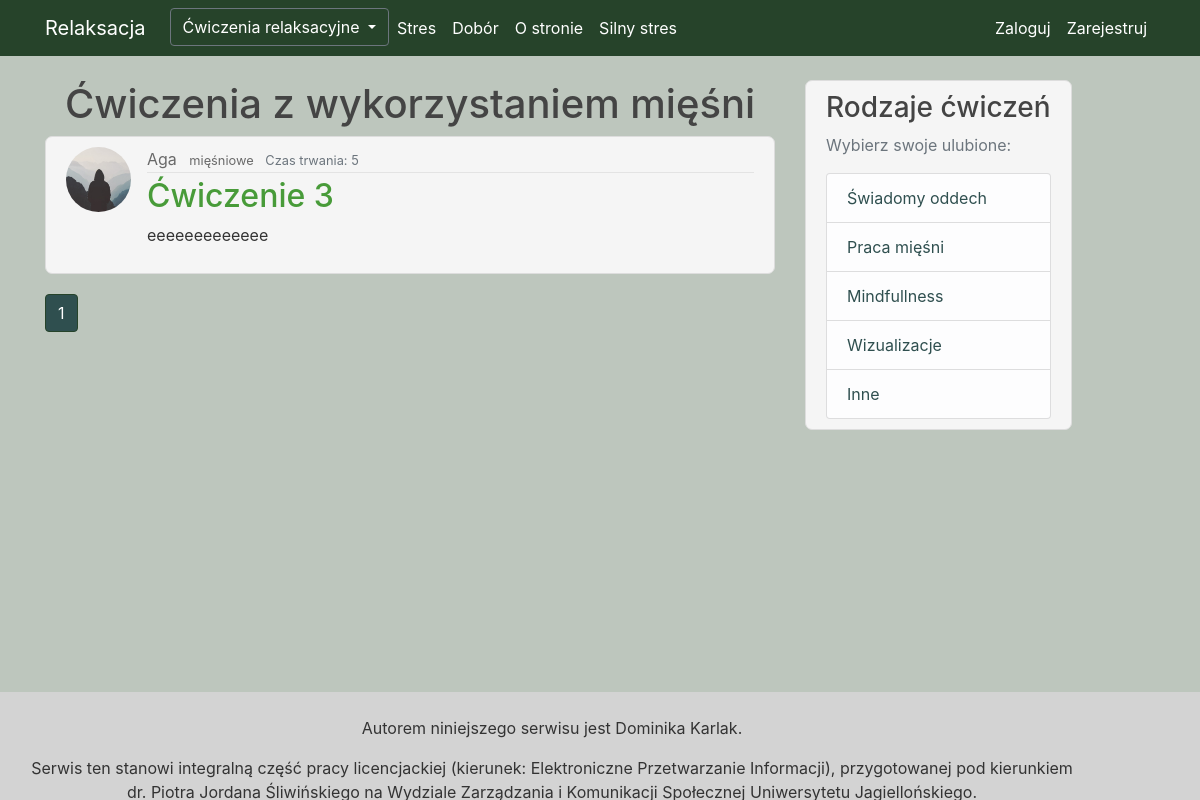
The app's page /miesnie, older data.
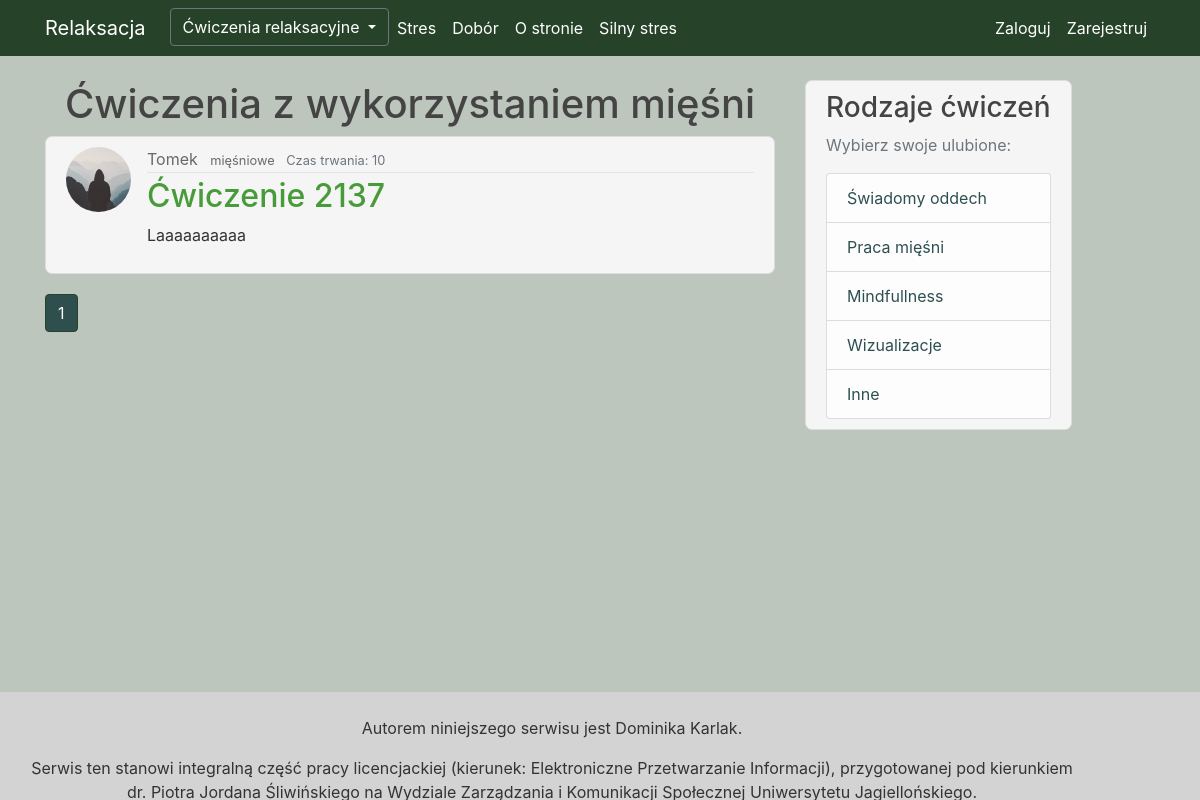
The same page, newer data.
### Relaks/models.py (models this page shows, shortened)
class Post(db.Model):
    id = db.Column(db.Integer, primary_key=True, autoincrement=True)
    name = db.Column(db.String(100), nullable=True)
    category = db.Column(db.String(100), nullable=True)
    time = db.Column(db.Integer, nullable=True)
    content = db.Column(db.Text, nullable=True)
    user_id = db.Column(db.Integer, db.ForeignKey('user.id'), nullable=False)
    fav = db.relationship('Favourite', backref='fav', lazy=True)
    comments = db.relationship("Comment", backref='article', lazy=True)

class User(db.Model, UserMixin):
    id = db.Column(db.Integer, primary_key=True)
    username = db.Column(db.String(20), unique=True, nullable=False)
    email = db.Column(db.String(120), unique=True, nullable=False)
    image_file = db.Column(db.String(20), nullable=False, default='default.jpg')
    password = db.Column(db.String(60), nullable=False)
    is_admin = db.Column(db.Boolean, nullable=False)
    posts = db.relationship('Post', backref='author', lazy=True)
    fav = db.relationship('Favourite', backref='author', lazy=True)
    comments = db.relationship('Comment', backref='author', lazy=True)

### Relaks/routes.py (the view)
@app.route("/miesnie", methods=['GET', 'POST'])
def miesnie():
    page = request.args.get('page', 1, type=int)
    post = Post.query.filter(
        Post.category == 'mięśniowe').paginate(page=page, per_page=3)
    return render_template('miesnie.html', title='Mięśnie', post=post)

### Relaks/templates/miesnie.html (shortened to what this page needs)
{% extends "layout.html" %}
{% block content %}
    <h1 style="text-align: center"> Ćwiczenia z wykorzystaniem mięśni </h1>
{% for post in post.items %}
          <article class="media content-section">
          <img class="rounded-circle article-img" src="{{ url_for('static', filename='photo/' + post.author.image_file) }}">
          <div class="media-body">
            <div class="article-metadata">
              <a class="mr-2" href="{{ url_for('user_posts', username=post.author.username) }}">{{ post.author.username }}</a>
              <small class="article-category">
          <a
            class="mr-2"
            href="{{ url_for('miesnie', category=post.category) }}"
            >{{ post.category }}</a>
                </small>
                <small class="text-muted">Czas trwania: {{ post.time }}</small>
            </div>
            <h2> <a class="article-title" href="{{ url_for('post', post_id=post.id) }}">{{ post.name}}</a> </h2>
            <p class="article-content">{{ post.content }}</p>
          </div>
        </article>
    {% endfor %}
      {% for page_num in post.iter_pages(left_edge=1, right_edge=1, left_current=1, right_current=2) %}
        {% if page_num %}
            {% if post.page == page_num %}
                <a class="btn btn-info mb-4" style="background-color: darkslategrey; border-color: #26432a" href="{{ url_for('miesnie', page=page_num)  }}"> {{ page_num }}</a>
             {% else %}
                <a class="btn btn-outline-info mb-4" style="background-color: darkslategrey; border-color: #26432a; " href="{{ url_for('miesnie', page=page_num)  }}"> {{ page_num }}</a>
             {% endif %}
        {% endif %}
    {% endfor %}
{% endblock content %}

Row changes from the older to the newer data that the page shows:
changed Post "mięśniowe": author.username "Aga" → "Tomek"; time "5" → "10"; name "Ćwiczenie 3" → "Ćwiczenie 2137"; content "eeeeeeeeeeeee" → "Laaaaaaaaaa"
